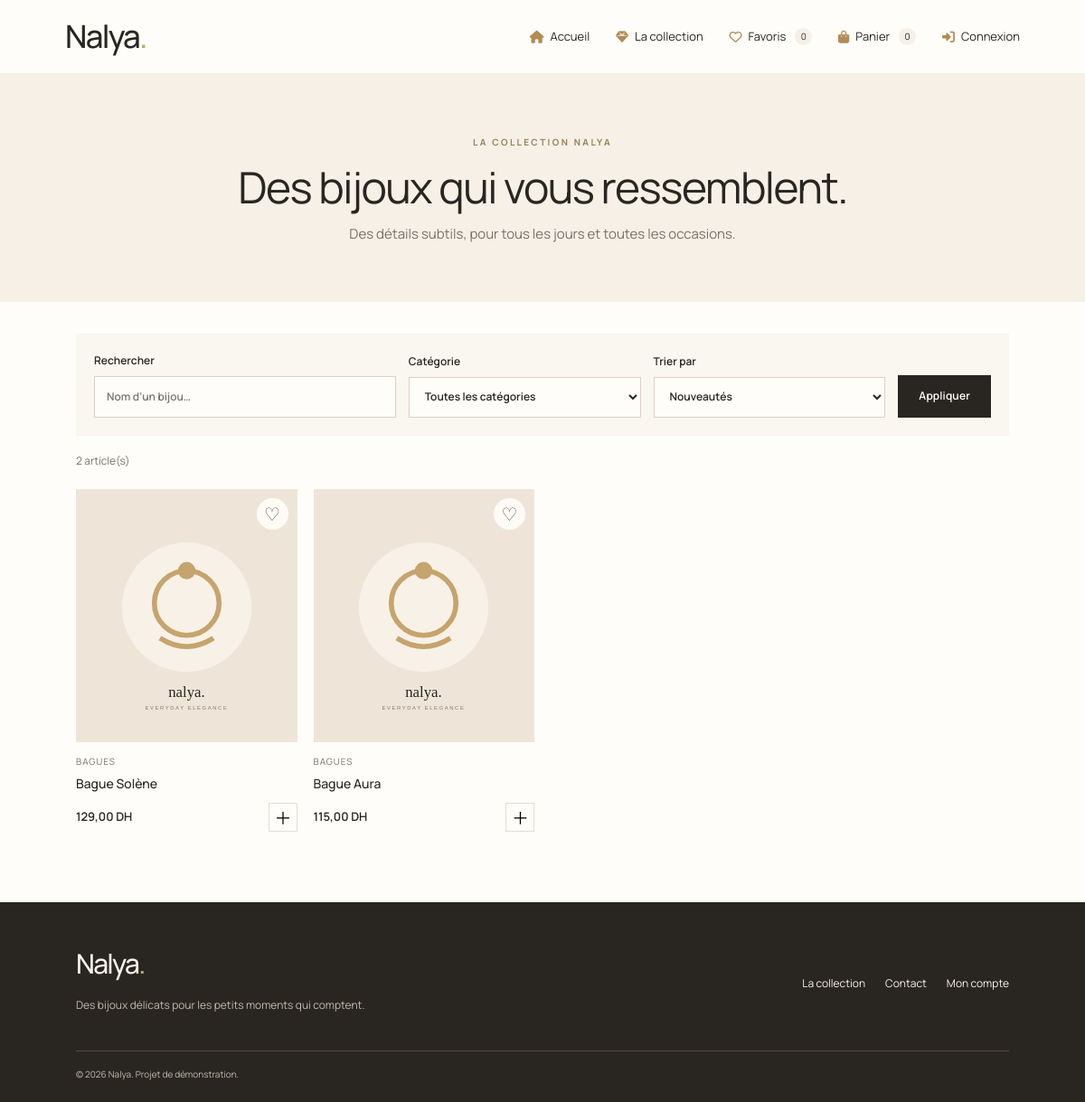
Page /products.php?category=Bagues on the committed database.
### tables this page shows
CREATE TABLE products (
  id INT UNSIGNED AUTO_INCREMENT PRIMARY KEY,
  category_id INT UNSIGNED NOT NULL,
  name VARCHAR(160) NOT NULL,
  description TEXT NULL,
  price DECIMAL(10,2) NOT NULL DEFAULT 0.00,
  stock INT UNSIGNED NOT NULL DEFAULT 0,
  image VARCHAR(255) NULL,
  is_active TINYINT(1) NOT NULL DEFAULT 1,
  created_at TIMESTAMP NOT NULL DEFAULT CURRENT_TIMESTAMP,
  updated_at TIMESTAMP NOT NULL DEFAULT CURRENT_TIMESTAMP ON UPDATE CURRENT_TIMESTAMP,
  CONSTRAINT fk_products_category FOREIGN KEY(category_id) REFERENCES categories(id) ON UPDATE CASCADE ON DELETE RESTRICT,
  INDEX idx_products_active (is_active),
  INDEX idx_products_name (name)
);

CREATE TABLE categories (
  id INT UNSIGNED AUTO_INCREMENT PRIMARY KEY,
  name VARCHAR(100) NOT NULL UNIQUE,
  created_at TIMESTAMP NOT NULL DEFAULT CURRENT_TIMESTAMP
);

### includes/functions.php (called while the page is built, shortened)
<?php
function e(mixed $value): string {
    return htmlspecialchars((string)$value, ENT_QUOTES, 'UTF-8');
}
function money(mixed $amount): string {
    return number_format((float)$amount, 2, ',', ' ') . ' DH';
}
function image_url(?string $path): string {
    return $path;
}

### products.php (the view, shortened to what this page needs)
<?php
require __DIR__ . '/config/database.php';
require __DIR__ . '/includes/functions.php';
$categoryName = trim($_GET['category'] ?? '');
$categoryId = filter_input(INPUT_GET, 'category_id', FILTER_VALIDATE_INT);
$search = trim($_GET['q'] ?? '');
$sql = "SELECT p.*, c.name AS category_name FROM products p LEFT JOIN categories c ON c.id=p.category_id WHERE p.is_active=1";
$params = [];
if ($categoryId) { $sql .= " AND p.category_id=?"; $params[] = $categoryId; }
elseif ($categoryName !== '') { $sql .= " AND c.name=?"; $params[] = $categoryName; }
$sort = $_GET['sort'] ?? 'recent';
$sql .= match ($sort) { 'price_asc' => " ORDER BY p.price ASC", 'price_desc' => " ORDER BY p.price DESC", 'name' => " ORDER BY p.name ASC", default => " ORDER BY p.created_at DESC" };
$stmt = $pdo->prepare($sql); $stmt->execute($params); $products = $stmt->fetchAll();
require __DIR__ . '/includes/header.php';
?>
<section class="page-banner"><p class="eyebrow">LA COLLECTION NALYA</p><h1>Des bijoux qui vous ressemblent.</h1><p>Des détails subtils, pour tous les jours et toutes les occasions.</p></section>
<section class="section catalog-section">
  <form class="filters" method="get">
    <label>Rechercher<input type="search" name="q" value="<?= e($search) ?>" placeholder="Nom d’un bijou…"></label>
    <label>Catégorie<select name="category_id"><option value="">Toutes les catégories</option></select></label>
    <label>Trier par<select name="sort"><option value="recent" <?= $sort==='recent'?'selected':'' ?>>Nouveautés</option></select></label>
    <button class="btn btn-dark" type="submit">Appliquer</button>
  </form>
  <p class="result-count"><?= count($products) ?> article(s)</p>
  <?php if ($products): ?><div class="product-grid">
    <?php foreach ($products as $product): ?><article class="product-card">
      <button class="favorite-button" data-favorite="<?= (int)$product['id'] ?>" aria-label="Ajouter aux favoris">♡</button>
      <a class="product-photo" href="product-details.php?id=<?= (int)$product['id'] ?>"><img src="<?= e(image_url($product['image'])) ?>" alt="<?= e($product['name']) ?>"></a>
      <p class="product-category"><?= e($product['category_name'] ?? 'Collection Nalya') ?></p><h3><a href="product-details.php?id=<?= (int)$product['id'] ?>"><?= e($product['name']) ?></a></h3>
      <div class="product-card-bottom"><strong><?= money($product['price']) ?></strong><button class="add-mini" data-add-cart="<?= (int)$product['id'] ?>" data-name="<?= e($product['name']) ?>" data-price="<?= e($product['price']) ?>" data-stock="<?= (int)$product['stock'] ?>" data-image="<?= e(image_url($product['image'])) ?>">＋</button></div>
    </article><?php endforeach; ?>
  </div><?php else: ?><div class="empty-state"><h2>Aucun bijou trouvé</h2><p>Essayez une autre recherche ou catégorie.</p><a class="btn btn-outline" href="products.php">Réinitialiser les filtres</a></div><?php endif; ?>
</section>
<?php require __DIR__ . '/includes/footer.php'; ?>

### assets/css/style.css (style rules this page uses)
:root { --ivory: #f6f0e7; --gold: #c5a46d; --charcoal: #292622; --white: #ffffff; --beige: #eee5d8; --muted: #77716a; --border: #e5ddd1; --line: #e5ddd1; --success: #38573e; --danger: #a33a32; --shadow: 0 12px 35px rgba(41, 38, 34, 0.08); }
* { box-sizing:border-box }
html { scroll-behavior:smooth }
body { margin:0;background:#fffdf9;color:var(--charcoal);font-family:'Manrope',Arial,sans-serif;font-size:15px;line-height:1.65 }
a { color:inherit;text-decoration:none }
button,input,select,textarea { font:inherit }
button { cursor:pointer }
img { max-width:100%;display:block }
.eyebrow { font-size:10px;letter-spacing:2.4px;font-weight:700;color:#9b8054;margin:0 0 14px }
.hero h1,.page-banner h1,.detail-copy h1,.auth-card h1,.confirmation h1 { font-family:'Manrope',Georgia,serif;font-weight:400;font-size:clamp(42px,5vw,67px);line-height:1.12;letter-spacing:-1.5px;margin:0 0 22px }
.btn { display:inline-flex;justify-content:center;align-items:center;gap:20px;min-height:47px;padding:12px 22px;border:1px solid transparent;font-size:12px;font-weight:600;letter-spacing:.15px;transition:transform .2s,background .2s,border .2s }
.btn-dark { background:var(--charcoal);color:white }
.section { padding:78px clamp(20px,7vw,100px) }
.product-grid { display:grid;grid-template-columns:repeat(4,minmax(0,1fr));gap:24px 18px }
.product-card { position:relative;min-width:0 }
.product-photo { display:block;height:280px;background:var(--ivory);overflow:hidden;margin-bottom:13px }
.product-photo img { width:100%;height:100%;object-fit:cover;transition:transform .45s }
.favorite-button { position:absolute;right:10px;top:10px;width:35px;height:35px;border:0;border-radius:50%;background:rgba(255,253,249,.92);font-size:20px;z-index:2;color:#65584a }
.product-category { font-size:10px;letter-spacing:1px;text-transform:uppercase;color:var(--muted);margin:0 0 4px }
.product-card h3 { font-size:14px;font-weight:500;margin:0 0 10px }
.product-card-bottom { display:flex;justify-content:space-between;align-items:center;font-size:13px }
.product-card-bottom strong { font-weight:600 }
.add-mini { width:32px;height:32px;border:1px solid var(--line);background:transparent;font-size:19px;transition:all .2s }
.page-banner { text-align:center;background:var(--ivory);padding:67px 20px 62px }
.page-banner h1 { font-size:clamp(36px,4vw,52px);margin-bottom:14px }
.page-banner>p:last-child { color:var(--muted);margin:0 }
.catalog-section { padding-top:35px }
.filters { display:grid;grid-template-columns:1.3fr 1fr 1fr auto;align-items:end;gap:14px;padding:20px;background:#faf6f0;margin-bottom:18px }
.filters label,.form-stack label,.quantity-label { display:flex;flex-direction:column;gap:7px;font-size:12px;font-weight:600 }
.filters input,.filters select,.form-stack input,.form-stack textarea,.form-stack select,.quantity-label input,.inline-form input,.status-form select { width:100%;border:1px solid #ddd1c1;background:#fffdf9;padding:12px 13px;min-height:44px;border-radius:0;color:var(--charcoal);outline:none }
.result-count { font-size:12px;color:var(--muted);margin:15px 0 22px }
html, body, button, input, select, textarea { font-family: 'Manrope', Arial, sans-serif; }

### rows in the picture
products: image (placeholder picture), category.name "BAGUES", name "Bague Solène", price "129,00 DH"
products: image (placeholder picture), category.name "BAGUES", name "Bague Aura", price "115,00 DH"

### other values in the picture
count($products) "2"
